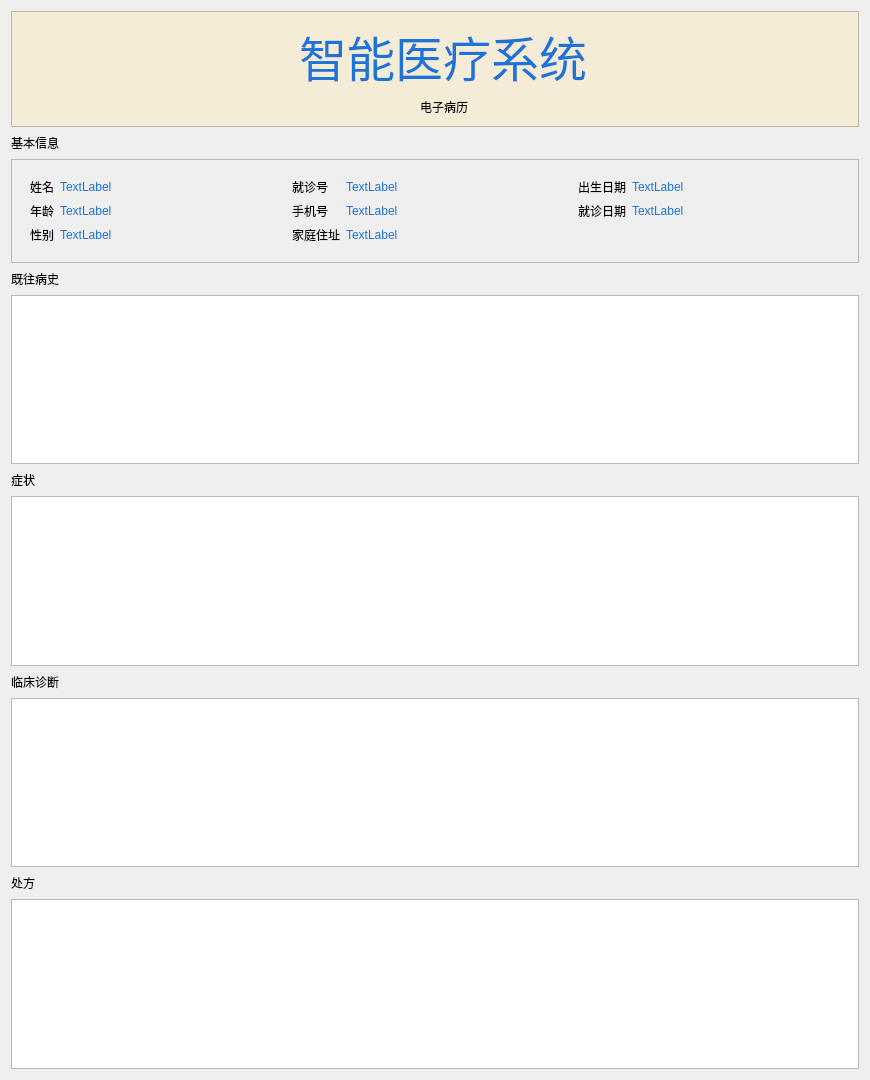
<?xml version="1.0" encoding="UTF-8"?>
<ui version="4.0">
 <class>RecordItemPatient</class>
 <widget class="QWidget" name="RecordItemPatient">
  <property name="geometry">
   <rect>
    <x>0</x>
    <y>0</y>
    <width>870</width>
    <height>1080</height>
   </rect>
  </property>
  <property name="windowTitle">
   <string>Form</string>
  </property>
  <layout class="QVBoxLayout" name="verticalLayout_9">
   <item>
    <widget class="QFrame" name="frame">
     <property name="styleSheet">
      <string notr="true">background-color: rgb(244, 236, 214);</string>
     </property>
     <property name="frameShape">
      <enum>QFrame::StyledPanel</enum>
     </property>
     <property name="frameShadow">
      <enum>QFrame::Raised</enum>
     </property>
     <layout class="QHBoxLayout" name="horizontalLayout_32" stretch="4,1">
      <item>
       <layout class="QVBoxLayout" name="verticalLayout_8">
        <item>
         <layout class="QHBoxLayout" name="horizontalLayout_33" stretch="3,3,1">
          <item>
           <spacer name="horizontalSpacer_24">
            <property name="orientation">
             <enum>Qt::Horizontal</enum>
            </property>
            <property name="sizeHint" stdset="0">
             <size>
              <width>40</width>
              <height>20</height>
             </size>
            </property>
           </spacer>
          </item>
          <item>
           <widget class="QLabel" name="label_24">
            <property name="font">
             <font>
              <family>Ubuntu</family>
              <pointsize>36</pointsize>
              <weight>50</weight>
              <italic>false</italic>
              <bold>false</bold>
             </font>
            </property>
            <property name="styleSheet">
             <string notr="true">font: 36pt &quot;Ubuntu&quot;;
color: rgb(29, 115, 215);</string>
            </property>
            <property name="text">
             <string>智能医疗系统</string>
            </property>
            <property name="alignment">
             <set>Qt::AlignCenter</set>
            </property>
           </widget>
          </item>
          <item>
           <spacer name="horizontalSpacer_25">
            <property name="orientation">
             <enum>Qt::Horizontal</enum>
            </property>
            <property name="sizeHint" stdset="0">
             <size>
              <width>40</width>
              <height>20</height>
             </size>
            </property>
           </spacer>
          </item>
         </layout>
        </item>
        <item>
         <layout class="QHBoxLayout" name="horizontalLayout_34" stretch="3,3,1">
          <item>
           <spacer name="horizontalSpacer_26">
            <property name="orientation">
             <enum>Qt::Horizontal</enum>
            </property>
            <property name="sizeHint" stdset="0">
             <size>
              <width>40</width>
              <height>20</height>
             </size>
            </property>
           </spacer>
          </item>
          <item>
           <widget class="QLabel" name="label_25">
            <property name="styleSheet">
             <string notr="true">font: 25pt &quot;Ubuntu&quot;;</string>
            </property>
            <property name="text">
             <string>电子病历</string>
            </property>
            <property name="alignment">
             <set>Qt::AlignCenter</set>
            </property>
           </widget>
          </item>
          <item>
           <spacer name="horizontalSpacer_27">
            <property name="orientation">
             <enum>Qt::Horizontal</enum>
            </property>
            <property name="sizeHint" stdset="0">
             <size>
              <width>40</width>
              <height>20</height>
             </size>
            </property>
           </spacer>
          </item>
         </layout>
        </item>
       </layout>
      </item>
      <item>
       <layout class="QHBoxLayout" name="horizontalLayout_35" stretch="1,5,1">
        <item>
         <spacer name="horizontalSpacer_28">
          <property name="orientation">
           <enum>Qt::Horizontal</enum>
          </property>
          <property name="sizeHint" stdset="0">
           <size>
            <width>40</width>
            <height>20</height>
           </size>
          </property>
         </spacer>
        </item>
        <item>
         <widget class="QLabel" name="label_26">
          <property name="styleSheet">
           <string notr="true">border-image: url(:/resource111/red.png);</string>
          </property>
          <property name="text">
           <string/>
          </property>
         </widget>
        </item>
        <item>
         <spacer name="horizontalSpacer_29">
          <property name="orientation">
           <enum>Qt::Horizontal</enum>
          </property>
          <property name="sizeHint" stdset="0">
           <size>
            <width>40</width>
            <height>20</height>
           </size>
          </property>
         </spacer>
        </item>
       </layout>
      </item>
     </layout>
    </widget>
   </item>
   <item>
    <layout class="QHBoxLayout" name="horizontalLayout_11">
     <item>
      <widget class="QLabel" name="label_16">
       <property name="text">
        <string>基本信息</string>
       </property>
      </widget>
     </item>
     <item>
      <spacer name="horizontalSpacer_2">
       <property name="orientation">
        <enum>Qt::Horizontal</enum>
       </property>
       <property name="sizeHint" stdset="0">
        <size>
         <width>40</width>
         <height>20</height>
        </size>
       </property>
      </spacer>
     </item>
    </layout>
   </item>
   <item>
    <widget class="QFrame" name="frame_6">
     <property name="frameShape">
      <enum>QFrame::StyledPanel</enum>
     </property>
     <property name="frameShadow">
      <enum>QFrame::Raised</enum>
     </property>
     <layout class="QHBoxLayout" name="horizontalLayout_18">
      <item>
       <widget class="QFrame" name="basicInformation1_2">
        <property name="styleSheet">
         <string notr="true">border: none</string>
        </property>
        <property name="frameShape">
         <enum>QFrame::StyledPanel</enum>
        </property>
        <property name="frameShadow">
         <enum>QFrame::Raised</enum>
        </property>
        <layout class="QVBoxLayout" name="verticalLayout_5">
         <item>
          <layout class="QHBoxLayout" name="horizontalLayout_22">
           <item>
            <widget class="QLabel" name="namelabel_2">
             <property name="text">
              <string>姓名</string>
             </property>
            </widget>
           </item>
           <item>
            <widget class="QLabel" name="name_2">
             <property name="styleSheet">
              <string notr="true">color: rgb(29, 115, 215);</string>
             </property>
             <property name="text">
              <string>TextLabel</string>
             </property>
            </widget>
           </item>
          </layout>
         </item>
         <item>
          <layout class="QHBoxLayout" name="horizontalLayout_23">
           <item>
            <widget class="QLabel" name="agelabel_3">
             <property name="text">
              <string>年龄</string>
             </property>
            </widget>
           </item>
           <item>
            <widget class="QLabel" name="age_3">
             <property name="styleSheet">
              <string notr="true">color: rgb(29, 115, 215);</string>
             </property>
             <property name="text">
              <string>TextLabel</string>
             </property>
            </widget>
           </item>
          </layout>
         </item>
         <item>
          <layout class="QHBoxLayout" name="horizontalLayout_24">
           <item>
            <widget class="QLabel" name="sex_2">
             <property name="text">
              <string>性别</string>
             </property>
            </widget>
           </item>
           <item>
            <widget class="QLabel" name="label_7">
             <property name="styleSheet">
              <string notr="true">color: rgb(29, 115, 215);</string>
             </property>
             <property name="text">
              <string>TextLabel</string>
             </property>
            </widget>
           </item>
          </layout>
         </item>
        </layout>
       </widget>
      </item>
      <item>
       <spacer name="horizontalSpacer_15">
        <property name="orientation">
         <enum>Qt::Horizontal</enum>
        </property>
        <property name="sizeHint" stdset="0">
         <size>
          <width>192</width>
          <height>20</height>
         </size>
        </property>
       </spacer>
      </item>
      <item>
       <widget class="QFrame" name="basicInformation2_2">
        <property name="styleSheet">
         <string notr="true">border: none;</string>
        </property>
        <property name="frameShape">
         <enum>QFrame::StyledPanel</enum>
        </property>
        <property name="frameShadow">
         <enum>QFrame::Raised</enum>
        </property>
        <layout class="QVBoxLayout" name="verticalLayout_6">
         <item>
          <layout class="QHBoxLayout" name="patientid_1">
           <item>
            <widget class="QLabel" name="sexlabel_2">
             <property name="text">
              <string>就诊号</string>
             </property>
            </widget>
           </item>
           <item>
            <widget class="QLabel" name="patientid_2">
             <property name="styleSheet">
              <string notr="true">color: rgb(29, 115, 215);</string>
             </property>
             <property name="text">
              <string>TextLabel</string>
             </property>
            </widget>
           </item>
          </layout>
         </item>
         <item>
          <layout class="QHBoxLayout" name="phone_1">
           <item>
            <widget class="QLabel" name="agelabel_4">
             <property name="text">
              <string>手机号</string>
             </property>
            </widget>
           </item>
           <item>
            <widget class="QLabel" name="phone_2">
             <property name="styleSheet">
              <string notr="true">color: rgb(29, 115, 215);</string>
             </property>
             <property name="text">
              <string>TextLabel</string>
             </property>
            </widget>
           </item>
          </layout>
         </item>
         <item>
          <layout class="QHBoxLayout" name="weight_2">
           <item>
            <widget class="QLabel" name="weightlabel_2">
             <property name="text">
              <string>家庭住址</string>
             </property>
            </widget>
           </item>
           <item>
            <widget class="QLabel" name="address_2">
             <property name="styleSheet">
              <string notr="true">color: rgb(29, 115, 215);</string>
             </property>
             <property name="text">
              <string>TextLabel</string>
             </property>
            </widget>
           </item>
          </layout>
         </item>
        </layout>
       </widget>
      </item>
      <item>
       <spacer name="horizontalSpacer_16">
        <property name="orientation">
         <enum>Qt::Horizontal</enum>
        </property>
        <property name="sizeHint" stdset="0">
         <size>
          <width>193</width>
          <height>20</height>
         </size>
        </property>
       </spacer>
      </item>
      <item>
       <widget class="QFrame" name="frame_3">
        <property name="styleSheet">
         <string notr="true">border: none;</string>
        </property>
        <property name="frameShape">
         <enum>QFrame::StyledPanel</enum>
        </property>
        <property name="frameShadow">
         <enum>QFrame::Raised</enum>
        </property>
        <layout class="QVBoxLayout" name="verticalLayout_7">
         <item>
          <layout class="QHBoxLayout" name="horizontalLayout_25">
           <item>
            <widget class="QLabel" name="label_9">
             <property name="text">
              <string>出生日期</string>
             </property>
            </widget>
           </item>
           <item>
            <widget class="QLabel" name="birthday_2">
             <property name="styleSheet">
              <string notr="true">color: rgb(29, 115, 215);</string>
             </property>
             <property name="text">
              <string>TextLabel</string>
             </property>
            </widget>
           </item>
          </layout>
         </item>
         <item>
          <layout class="QHBoxLayout" name="horizontalLayout_26">
           <item>
            <widget class="QLabel" name="label_17">
             <property name="text">
              <string>就诊日期</string>
             </property>
            </widget>
           </item>
           <item>
            <widget class="QLabel" name="diagnosistime_2">
             <property name="styleSheet">
              <string notr="true">color: rgb(29, 115, 215);</string>
             </property>
             <property name="text">
              <string>TextLabel</string>
             </property>
            </widget>
           </item>
          </layout>
         </item>
         <item>
          <layout class="QHBoxLayout" name="horizontalLayout_27">
           <item>
            <widget class="QLabel" name="label_18">
             <property name="text">
              <string/>
             </property>
            </widget>
           </item>
           <item>
            <widget class="QLabel" name="label_19">
             <property name="text">
              <string/>
             </property>
            </widget>
           </item>
          </layout>
         </item>
        </layout>
       </widget>
      </item>
      <item>
       <spacer name="horizontalSpacer_18">
        <property name="orientation">
         <enum>Qt::Horizontal</enum>
        </property>
        <property name="sizeHint" stdset="0">
         <size>
          <width>192</width>
          <height>20</height>
         </size>
        </property>
       </spacer>
      </item>
     </layout>
    </widget>
   </item>
   <item>
    <layout class="QHBoxLayout" name="horizontalLayout_21">
     <item>
      <widget class="QLabel" name="label_20">
       <property name="text">
        <string>既往病史</string>
       </property>
      </widget>
     </item>
     <item>
      <spacer name="horizontalSpacer_20">
       <property name="orientation">
        <enum>Qt::Horizontal</enum>
       </property>
       <property name="sizeHint" stdset="0">
        <size>
         <width>40</width>
         <height>20</height>
        </size>
       </property>
      </spacer>
     </item>
    </layout>
   </item>
   <item>
    <widget class="QTextEdit" name="casehistory"/>
   </item>
   <item>
    <layout class="QHBoxLayout" name="horizontalLayout_28">
     <item>
      <widget class="QLabel" name="label_21">
       <property name="text">
        <string>症状</string>
       </property>
      </widget>
     </item>
     <item>
      <spacer name="horizontalSpacer_21">
       <property name="orientation">
        <enum>Qt::Horizontal</enum>
       </property>
       <property name="sizeHint" stdset="0">
        <size>
         <width>40</width>
         <height>20</height>
        </size>
       </property>
      </spacer>
     </item>
    </layout>
   </item>
   <item>
    <widget class="QTextEdit" name="symptom"/>
   </item>
   <item>
    <layout class="QHBoxLayout" name="horizontalLayout_29">
     <item>
      <widget class="QLabel" name="label_22">
       <property name="text">
        <string>临床诊断</string>
       </property>
      </widget>
     </item>
     <item>
      <spacer name="horizontalSpacer_22">
       <property name="orientation">
        <enum>Qt::Horizontal</enum>
       </property>
       <property name="sizeHint" stdset="0">
        <size>
         <width>40</width>
         <height>20</height>
        </size>
       </property>
      </spacer>
     </item>
    </layout>
   </item>
   <item>
    <widget class="QTextEdit" name="diagnosis"/>
   </item>
   <item>
    <layout class="QHBoxLayout" name="horizontalLayout_30">
     <item>
      <widget class="QLabel" name="label_23">
       <property name="text">
        <string>处方</string>
       </property>
      </widget>
     </item>
     <item>
      <spacer name="horizontalSpacer_23">
       <property name="orientation">
        <enum>Qt::Horizontal</enum>
       </property>
       <property name="sizeHint" stdset="0">
        <size>
         <width>40</width>
         <height>20</height>
        </size>
       </property>
      </spacer>
     </item>
    </layout>
   </item>
   <item>
    <widget class="QTextEdit" name="prescription"/>
   </item>
  </layout>
 </widget>
 <resources/>
 <connections/>
</ui>
